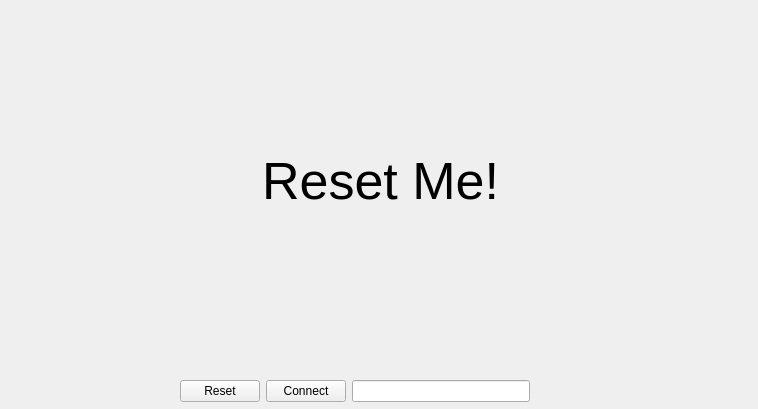
<?xml version="1.0" encoding="UTF-8"?>
<ui version="4.0">
 <class>MainWindow</class>
 <widget class="QMainWindow" name="MainWindow">
  <property name="geometry">
   <rect>
    <x>0</x>
    <y>0</y>
    <width>758</width>
    <height>409</height>
   </rect>
  </property>
  <property name="windowTitle">
   <string>Joystick Reader</string>
  </property>
  <widget class="QWidget" name="centralwidget">
   <widget class="QWidget" name="layoutWidget">
    <property name="geometry">
     <rect>
      <x>180</x>
      <y>376</y>
      <width>350</width>
      <height>31</height>
     </rect>
    </property>
    <layout class="QHBoxLayout" name="horizontalLayout_4">
     <item>
      <widget class="QPushButton" name="resetBtn">
       <property name="text">
        <string>Reset</string>
       </property>
      </widget>
     </item>
     <item>
      <widget class="QPushButton" name="btnConnect">
       <property name="text">
        <string>Connect</string>
       </property>
      </widget>
     </item>
     <item>
      <widget class="QLineEdit" name="joyDevBox"/>
     </item>
    </layout>
   </widget>
   <widget class="QLabel" name="label">
    <property name="geometry">
     <rect>
      <x>0</x>
      <y>0</y>
      <width>761</width>
      <height>361</height>
     </rect>
    </property>
    <property name="maximumSize">
     <size>
      <width>16777215</width>
      <height>16777215</height>
     </size>
    </property>
    <property name="font">
     <font>
      <pointsize>39</pointsize>
     </font>
    </property>
    <property name="text">
     <string>Reset Me!</string>
    </property>
    <property name="alignment">
     <set>Qt::AlignCenter</set>
    </property>
   </widget>
  </widget>
 </widget>
 <resources/>
 <connections/>
</ui>
